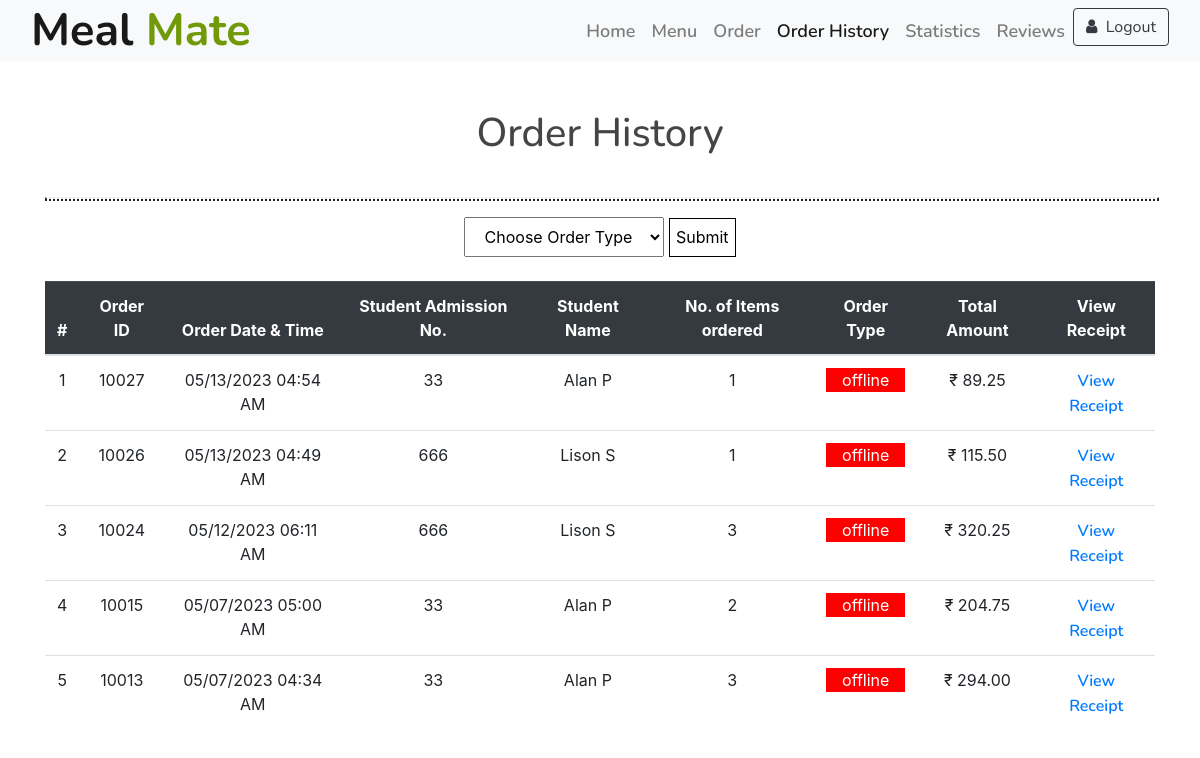
Before: /order_history_staff/ with the older database file.
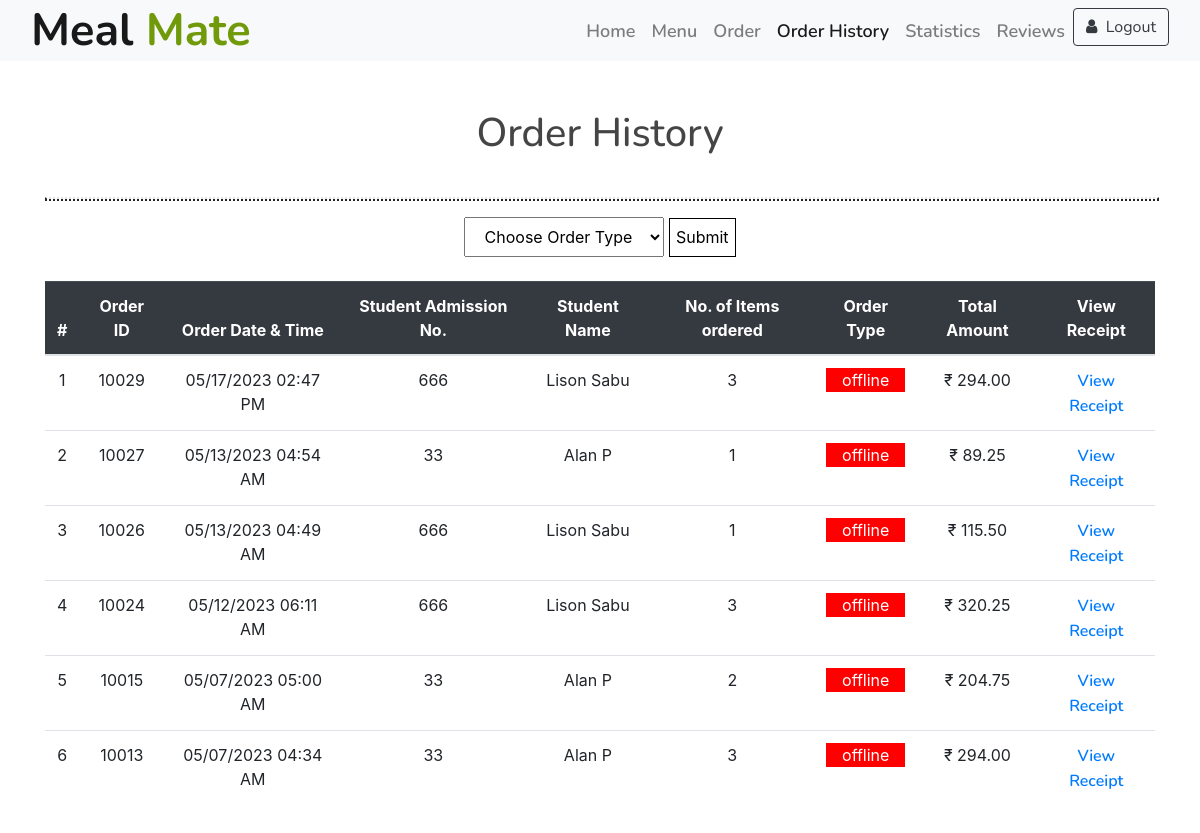
After: the same page with the newer database file.
### accounts/models.py (models this page shows, shortened)
class Order(models.Model):
    orderid = models.AutoField(primary_key=True)
    studentid = models.ForeignKey(Student, on_delete=models.CASCADE)
    order_time = models.DateTimeField()
    ORDER_MODE_CHOICES = [('online', 'Online'), ('offline', 'Offline')]
    order_mode = models.CharField(max_length=7, choices=ORDER_MODE_CHOICES)
    item1 = models.ForeignKey(MenuItem, on_delete=models.CASCADE, related_name='orders_item1', null=True, blank=True)
    item2 = models.ForeignKey(MenuItem, on_delete=models.CASCADE, related_name='orders_item2', null=True, blank=True)
    item3 = models.ForeignKey(MenuItem, on_delete=models.CASCADE, related_name='orders_item3', null=True, blank=True)
    item4 = models.ForeignKey(MenuItem, on_delete=models.CASCADE, related_name='orders_item4', null=True, blank=True)
    item5 = models.ForeignKey(MenuItem, on_delete=models.CASCADE, related_name='orders_item5', null=True, blank=True)
    total_amount = models.DecimalField(max_digits=6, decimal_places=2)

### staff/views.py (the view)
# urls.py: path('order_history_staff/', views.order_history_staff, name='order_history_staff'),
def order_history_staff(request):
    order_type = request.POST.get('order_type') # get the order type from query parameter
    if order_type == '1':
        orders = Order.objects.filter(order_mode='online').order_by('-order_time')
    elif order_type == '2':
        orders = Order.objects.filter(order_mode='offline').order_by('-order_time')
    elif order_type == '3':
        orders = Order.objects.all().order_by('-order_time')
    else:
        orders = Order.objects.filter(order_mode='offline').order_by('-order_time')
    for order in orders:
        student = Student.objects.get(pk=order.studentid_id )
        order.student_name = student.first_name + ' ' + student.last_name
        items = [order.item1, order.item2, order.item3, order.item4, order.item5]
        order.num_items = sum(1 for item in items if item is not None)
    context = {
        'orders': orders,
        'order_type': order_type,
    }
    return render(request, 'order_history_staff.html', context)

### templates/order_history_staff.html (shortened to what the changed rows need)
{%load static%}
<!DOCTYPE html>
<html lang="en">
<head>
  <link href="https://cdn.jsdelivr.net/npm/bootstrap-icons@1.5.0/font/bootstrap-icons.css" rel="stylesheet">
  <link href="https://stackpath.bootstrapcdn.com/bootstrap/4.4.1/css/bootstrap.min.css" rel="stylesheet">
  <link href="https://cdnjs.cloudflare.com/ajax/libs/font-awesome/5.10.0/css/all.min.css" rel="stylesheet">
  <link href="{% static 'lib/animate/animate.min.css'%}" rel="stylesheet">
  <link href="{% static 'lib/owlcarousel/assets/owl.carousel.min.css'%}" rel="stylesheet">
  <link href="{% static 'lib/flaticon/font/flaticon.css'%}" rel="stylesheet">
  <link href="{% static 'lib/tempusdominus/css/tempusdominus-bootstrap-4.min.css'%}" rel="stylesheet" />
  <link href="{% static 'css/style.css'%}" rel="stylesheet">
  <link rel="stylesheet" type="text/css"
    href="https://stackpath.bootstrapcdn.com/bootstrap/4.3.1/css/bootstrap.min.css">
  <link rel="stylesheet" href="https://stackpath.bootstrapcdn.com/font-awesome/4.7.0/css/font-awesome.min.css">
</head>
<body>
  <div class="container py-5">
    <div class="row">
      <div class="col-lg-10 mx-auto col-12 text-center mb-3">
        <h1 class="mt-0 text-black">Order History</h1>
      </div>
    </div>
    <table class="table">
      <br>
        <thead class="table-dark">
            <tr>
                <th class="text-center">#</th>
                <th class="text-center">Order ID</th>
                <th class="text-center">Order Date & Time</th>
                <th class="text-center">Student Admission No.</th>
                <th class="text-center">Student Name</th>
                <th class="text-center">No. of Items ordered</th>
                <th class="text-center">Order Type</th>
                <th class="text-center">Total Amount</th>
                <th class="text-center">View Receipt</th>
            </tr>
        </thead>
        <tbody>
            {% for order in orders %}
            <tr>
                <td class="text-center">{{ forloop.counter }}</td>
                <td class="text-center">{{ order.orderid }}</td>
                <td class="text-center">{{ order.order_time|date:"m/d/Y h:i A" }}</td>
                <td class="text-center">{{ order.studentid_id }}</td>
                <td class="text-center">{{ order.student_name}}</td>
                <td class="text-center">{{ order.num_items }}</td>
                <td class="text-center">
                  {% if order.order_mode == 'online' %}
                  <div style="background-color: green; color: white;">{{ order.order_mode }}</div>
                  {% elif order.order_mode == 'offline' %}
                  <div style="background-color: red; color: white;">{{ order.order_mode }}</div>
                  {% endif %}
              </td>
                <td class="text-center">₹ {{ order.total_amount }}</td>
                <td class="text-center">
                      {% if order.order_mode == 'offline' %}
                  <a href="{% url 'receipt_staff' order.orderid %}" target="_blank">View Receipt</a>
              {% else %}
                  <a href="{% url 'receipt' order.orderid %}" target="_blank">View Receipt</a>
              {% endif %}</td>
            </tr>
            {% endfor %}
        </tbody>
    </table>
  </div>
</body>
</html>

Changed rows visible on the page:
added Order: orderid "10029", order_time "05/17/2023 02:47 PM", studentid_id "666", student_name "Lison Sabu", num_items "3", order_mode "offline", total_amount "294.00", shows "View Receipt"
computed for Order "05/13/2023 04:49 AM": student_name "Lison S" → "Lison Sabu"
computed for Order "05/12/2023 06:11 AM": student_name "Lison S" → "Lison Sabu"
